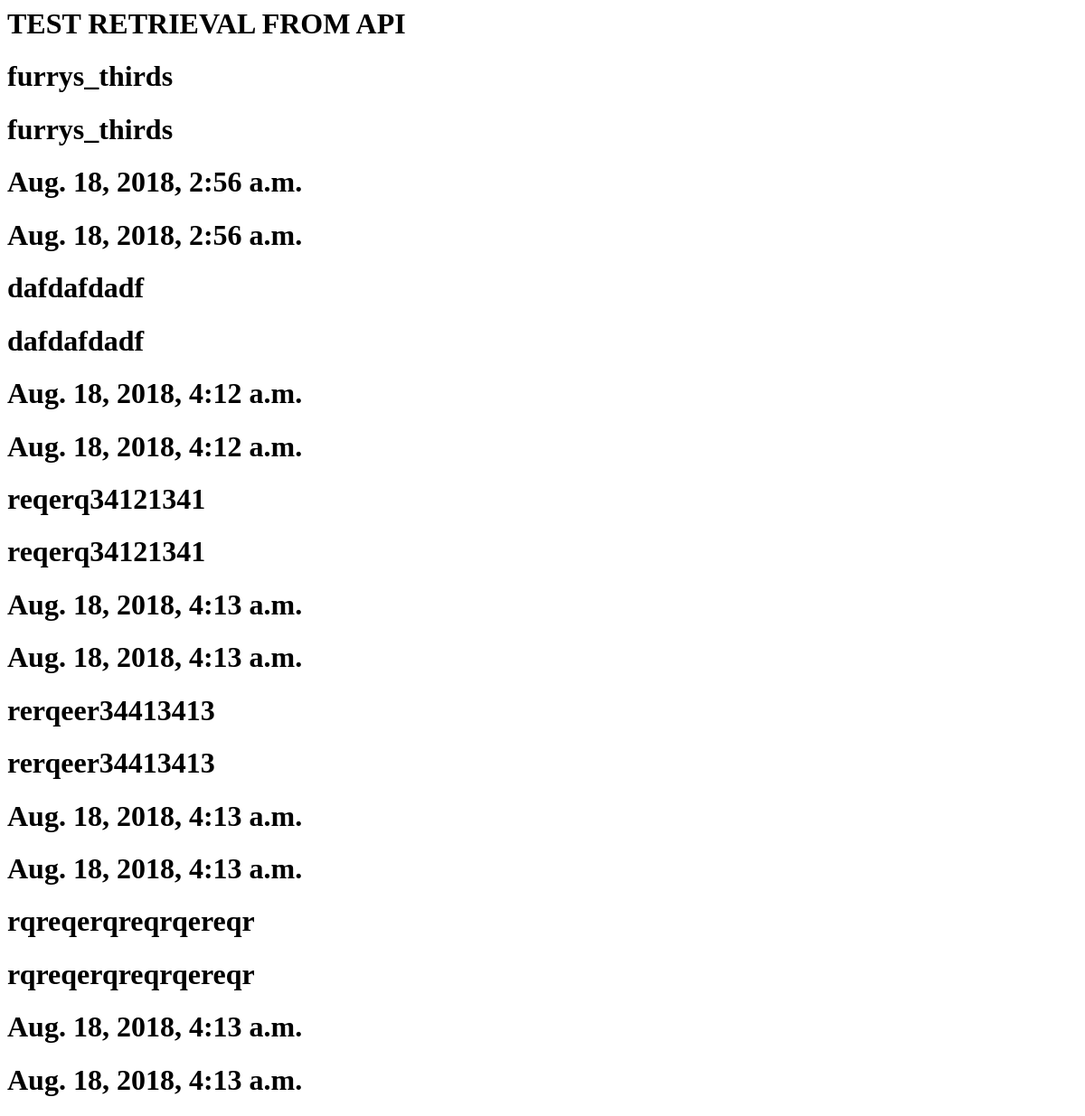
The app's page /test, older data.
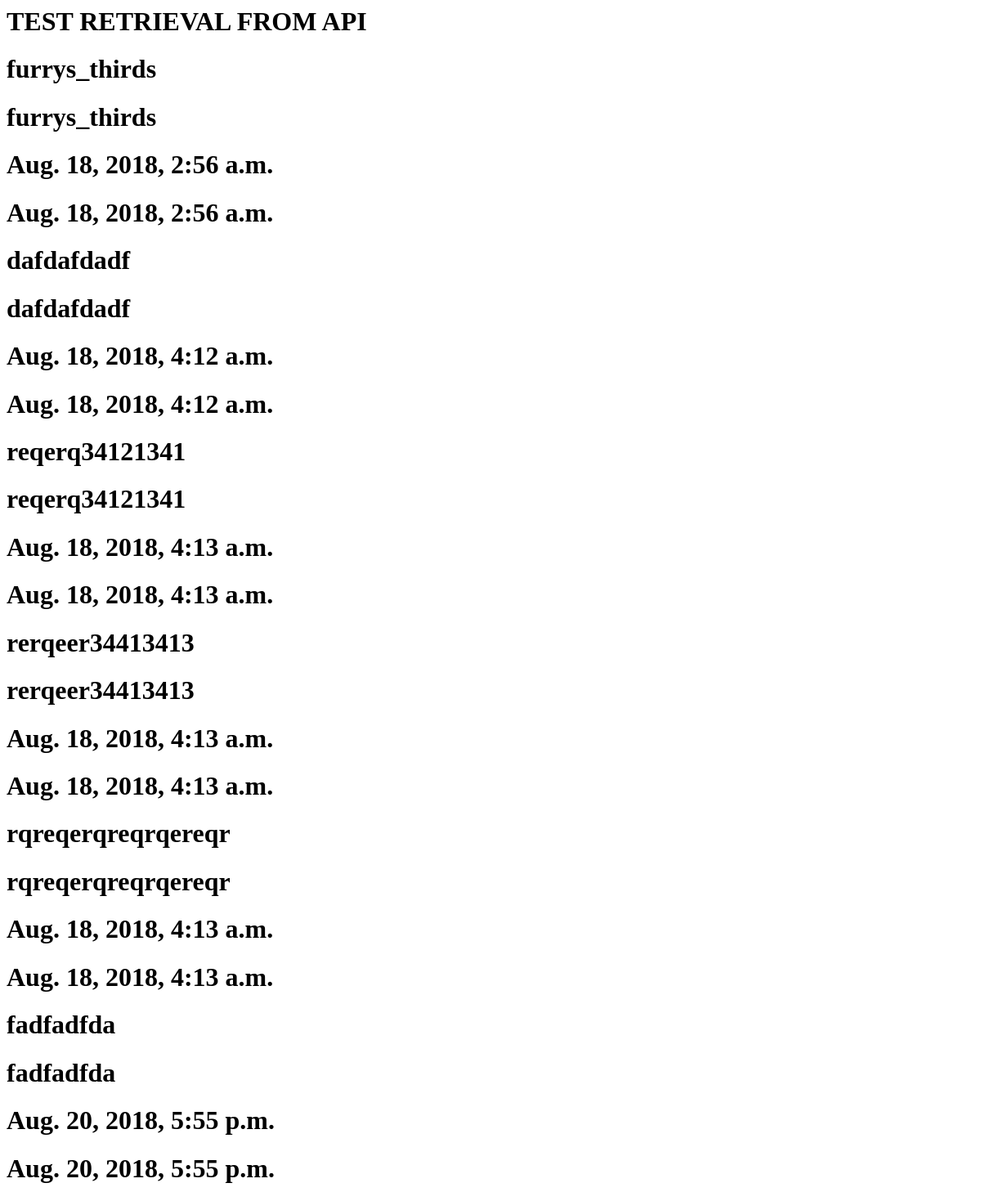
The same page, newer data.
### messageboard/models.py (models this page shows, shortened)
class Forum(models.Model):
    slug = models.SlugField(primary_key=True, help_text="Cannot contain spaces")
    moderators = models.ManyToManyField(User)
    created_at = models.DateTimeField(auto_now_add=True)
    updated_at = models.DateTimeField(auto_now=True)
    def __str__(self):
        return self.slug

### vote/views.py (the view)
# urls.py: path("test", TestView.as_view(), name="test"),
class TestView(TemplateView):
    template_name = "vote/test.html"
    def get_context_data(self, **kwargs):
        context = super(TestView, self).get_context_data(**kwargs)
        context["all_forums"] = Forum.objects.all()
        return context

### vote/templates/vote/test.html (shortened to what this page needs)
<html lang="en">
<head>
</head>
<body>
    <h1>
        TEST RETRIEVAL FROM API
    </h1>
    {% for item in all_forums %}
    <h1> {{ item }}</h1>
    <h1> {{ item.slug }}</h1>
    <h1> {{ item.created_at }}</h1>
    <h1> {{ item.updated_at }}</h1>
    {% endfor %}
</body>
</html>

Row changes from the older to the newer data that the page shows:
added Forum: slug "fadfadfda", created_at "Aug. 20, 2018, 5:55 p.m.", updated_at "Aug. 20, 2018, 5:55 p.m."
